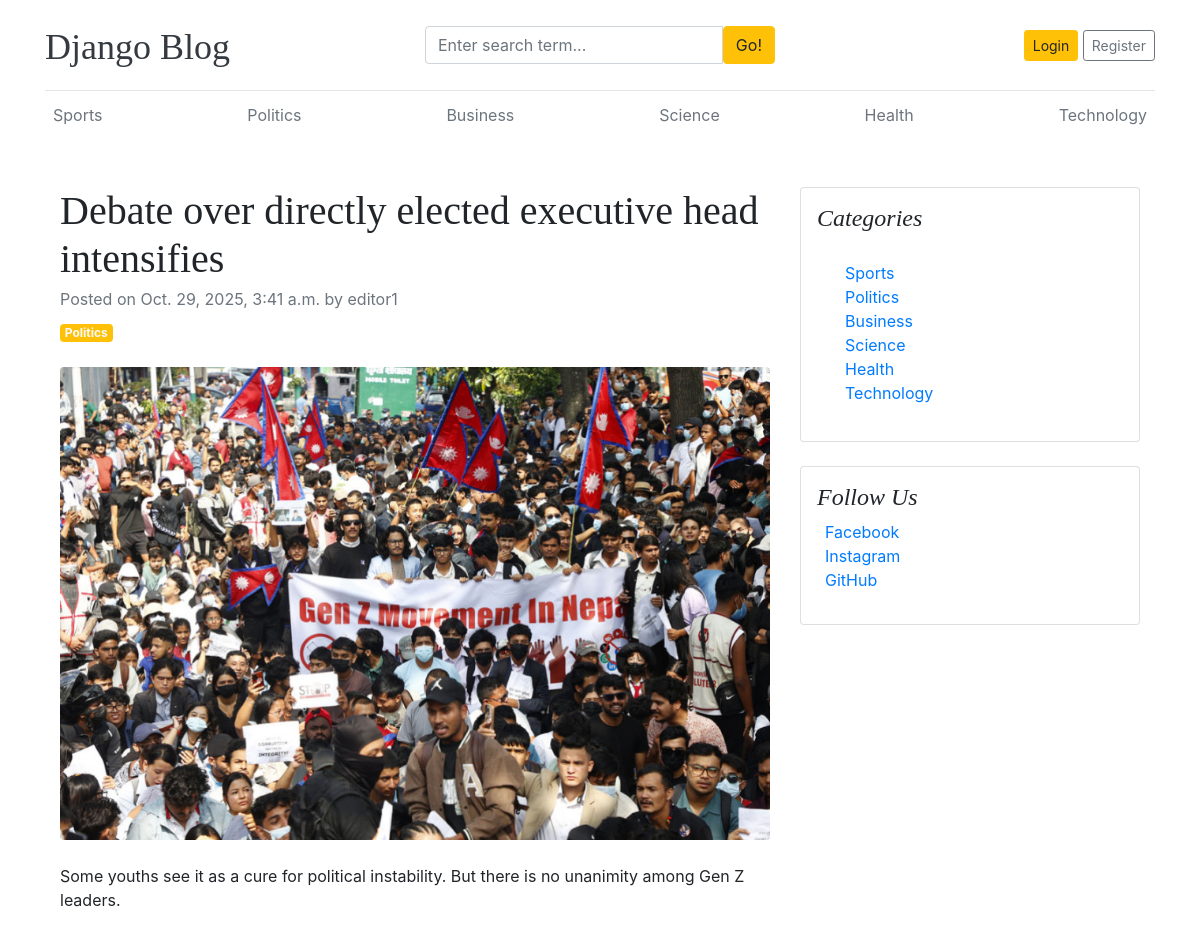
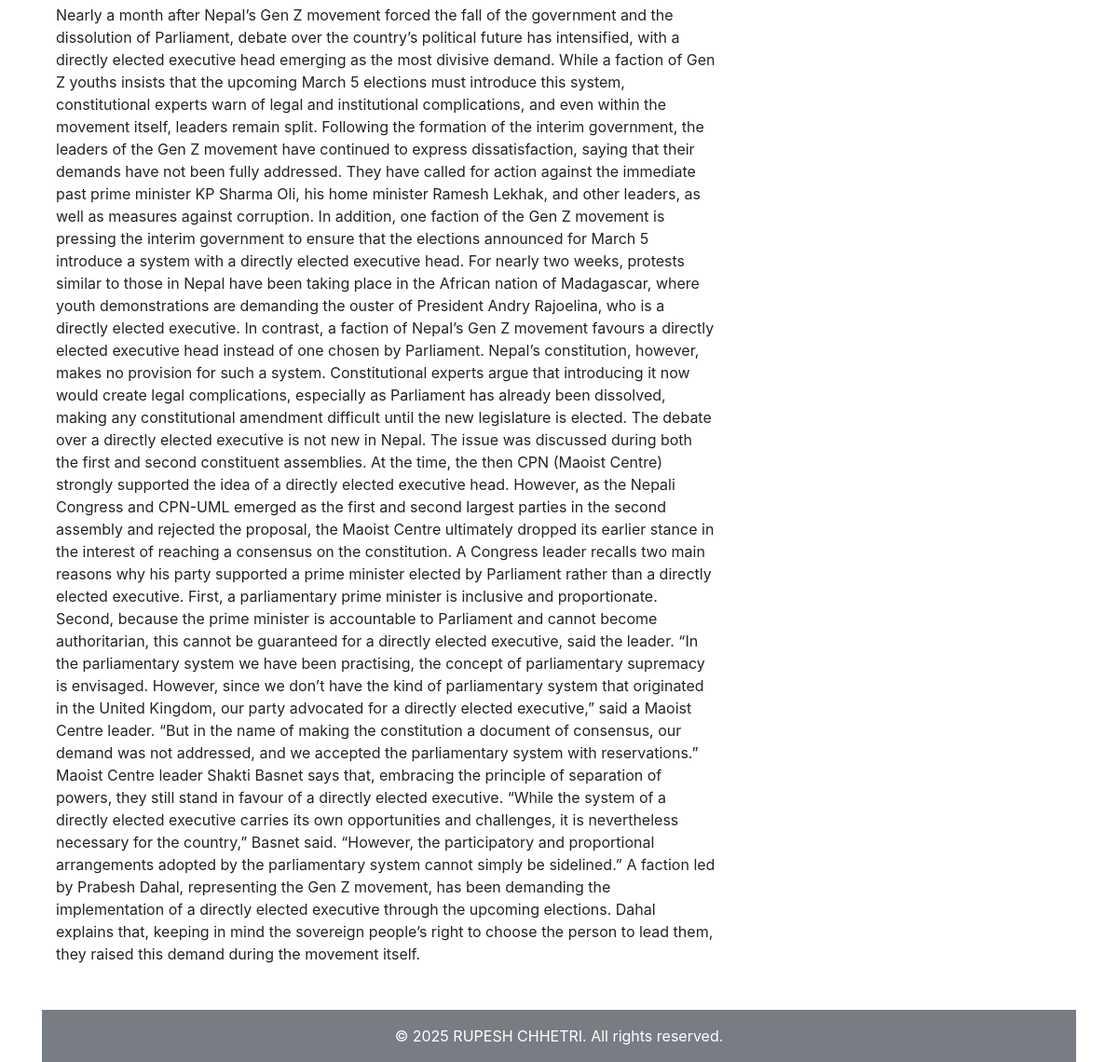
The app's page /blog/debate-over-directly-elected-executive-head-intensifies/ with its own data (2 pictures, top to bottom).
### blogs/models.py (models this page shows, shortened)
class Category(models.Model):
    category_name = models.CharField(max_length=100)
    created_at = models.DateTimeField(auto_now_add=True)
    updated_at = models.DateTimeField(auto_now=True)
    class meta:
        verbose_name_plural = "Categories"
    def __str__(self):
        return self.category_name

class Blog(models.Model):
    title=models.CharField(max_length=200)
    slug=models.SlugField(max_length=200, unique=True)
    category=models.ForeignKey(Category, on_delete=models.CASCADE)
    author=models.ForeignKey(User, on_delete=models.CASCADE)
    featured_image=models.ImageField(upload_to='uploads/%Y/%m/%d', null=True, blank=True)
    short_description=models.TextField()
    blog_body=models.TextField()
    status= models.CharField(max_length=50, choices=STATUS_CHOICES, default=0)
    is_featured=models.BooleanField(default=False)
    created_at=models.DateTimeField(auto_now_add=True)
    updated_at=models.DateTimeField(auto_now=True)

class SocialMedia(models.Model):
    platform_name = models.CharField(max_length=100)
    profile_url = models.URLField()

### blogs/views.py (the view)
# urls.py: path("blog/<slug:slug>/", blog_views.blog_detail, name="blog_detail"),
def blog_detail(request, slug):
    single_post = Blog.objects.get(slug=slug, status="Published")
    context = {
        'single_post': single_post,
    }
    return render(request, 'blog_detail.html', context)

### blogs/context_processors.py (called while the page is built)
def get_categories(request):
    category = Category.objects.all()
    return {'category': category}

def get_socialmedia(request):
    socialmedia = SocialMedia.objects.all()
    return {'socialmedia': socialmedia}

### blog_main/templates/blog_detail.html
{% extends "base.html" %} {% block content %}
<div class="container mt-5">
  <div class="row">
    <div class="col-lg-8">
      <article>
        <header class="mb-4">
          <h1 class="fw-bolder mb-1">{{single_post.title}}</h1>
          <div class="text-muted fst-italic mb-2">
            Posted on {{single_post.created_at}} by {{single_post.author}}
          </div>
          <a class="badge bg-warning text-decoration-none text-light" href="#!"
            >{{single_post.category}}</a
          >
        </header>
        <figure class="mb-4">
          <img
            class="img-fluid rounded"
            src="{{single_post.featured_image.url }}"
            alt="{{single_post.title}}"
          />
        </figure>
        <section class="mb-5">
          <p class="fs-5 mb-4">{{single_post.short_description}}</p>
          <p class="fs-5 mb-4">{{single_post.blog_body}}</p>
        </section>
      </article>
    </div>
    <div class="col-lg-4">
      <div class="card mb-4 p-3">
        <h4 class="font-italic">Categories</h4>
        <div class="card-body">
          <div class="row">
            <div class="col-sm-6">
              <ul class="list-unstyled mb-0">
                {% for cat in category %}
                <a
                  class="p-2 "
                  href="{% url 'post_by_category' cat.id %}"
                  >{{ cat.category_name }}</a
                >
                {% endfor %}
              </ul>
            </div>
          </div>
        </div>
      </div>
      <div class="card mb-4 p-3">
        <h4 class="font-italic">Follow Us</h4>
        <ol class="list-unstyled">
          {% for social in socialmedia %}
          <li>
            <a class="p-2 " href="{{social.link}}" target="_blank"
              >{{ social.platform_name }}</a></li>
          {% endfor %}
        </ol>
      </div>
    </div>
  </div>
</div>
{% endblock %}

### blog_main/templates/base.html (shortened to what this page needs)
{% load static %}
<!DOCTYPE html>
<html lang="en">
<head>
    <link href="https://getbootstrap.com/docs/4.0/dist/css/bootstrap.min.css" rel="stylesheet">
    <link rel="stylesheet" href="{% static 'css/blog.css' %}">
    <link rel="stylesheet" href="https://cdnjs.cloudflare.com/ajax/libs/font-awesome/7.0.1/css/all.min.css" />
  </head>
<body>
    <div class="container">
      <header class="blog-header py-3">
        <div class="row flex-nowrap justify-content-between align-items-center">
          <div class="col-4 pt-1">
            <a class="blog-header-logo text-dark" href="/">Django Blog</a>
          </div>
          <div class="col-4">
            <form action="{% url 'blog_search' %}" method="GET">
              <div class="input-group">
            <input
              class="form-control"
              type="text"
              name="keyword"
              placeholder="Enter search term..."
              aria-label="Enter search term..."
              aria-describedby="button-search"
              required
            />
            <button type="submit" class="btn btn-warning" id="button-search" type="button">
              Go!
            </button>
          </div>
            </form>
          </div>
          <div class="col-4 d-flex justify-content-end align-items-center">
            {% if not user.is_authenticated %}
            <a class="btn btn-sm btn-warning" href="{% url 'login' %}">Login</a> &nbsp;
            <a class="btn btn-sm btn-outline-secondary" href="{% url 'register' %}">Register</a>
            {% elif user.is_staff %}
            <a class="btn btn-sm btn-warning" href="{% url 'dashboard' %}">Dashboard</a> &nbsp;
            <a class="btn btn-sm btn-outline-secondary" href="{% url 'logout' %}">Log Out</a>
            {% else %}
            <p>Welcome, <strong>{{ user.username }}</strong> 👋</p> &nbsp;
            <a class="btn btn-sm btn-outline-secondary" href="{% url 'logout' %}">Log Out</a>
            {% endif %}
          </div>
        </div>
      </header>
      <div class="nav-scroller py-1 mb-2">
        <nav class="nav d-flex justify-content-between">
          {% for cat in category %}
          <a class="p-2 text-muted" href="{% url 'post_by_category' cat.id %}">{{ cat.category_name }}</a>
          {% endfor %}
      </div>
{% block content %}
{% endblock %}
<footer class="py-3">
        <div class="container">
            <div class="row">
                <div class="col-md-12 text-center">
                    <p class="mb-0">
                        &copy; 2025 RUPESH CHHETRI. All rights reserved.
                    </p>
                </div>
            </div>
        </div>
    </footer>
 </div>
</body>
</html>

### blog_main/static/css/blog.css (style rules this page uses)
.blog-header { border-bottom: 1px solid #e5e5e5; }
.blog-header-logo { font-family: "Playfair Display", Georgia, "Times New Roman", serif; font-size: 2.25rem; }
h1, h2, h3, h4, h5, h6 { font-family: "Playfair Display", Georgia, "Times New Roman", serif; }

### blog_main/templates/base.html (style rules this page uses)
footer { background-color: #777d83; color: #ffffff; margin-top: auto; }

### records on screen
Category: category_name "Sports"
Category: category_name "Politics"
Category: category_name "Business"
Category: category_name "Science"
Category: category_name "Health"
Category: category_name "Technology"
Blog: title "Debate over directly elected executive head intensifies", created_at "Oct. 29, 2025, 3:41 a.m.", author "editor1", category "Politics", featured_image (picture), short_description "Some youths see it as a cure for political instability. But there is no unanimity among Gen Z leaders.", blog_body "Nearly a month after Nepal’s Gen Z movement forced the fall of the government and the dissolution of Parliament, debate over the country’s political future has intensified, with a directly elected executive head emerging as the most divisive demand. While a faction of Gen Z youths insists that the upcoming March 5 elections must introduce this system, constitutional experts warn of legal and institutional complications, and even within the movement itself, leaders remain split. Following the formation of the interim government, the leaders of the Gen Z movement have continued to express dissatisfaction, saying that their demands have not been fully addressed. They have called for action…"
SocialMedia: platform_name "Facebook"
SocialMedia: platform_name "Instagram"
SocialMedia: platform_name "GitHub"
